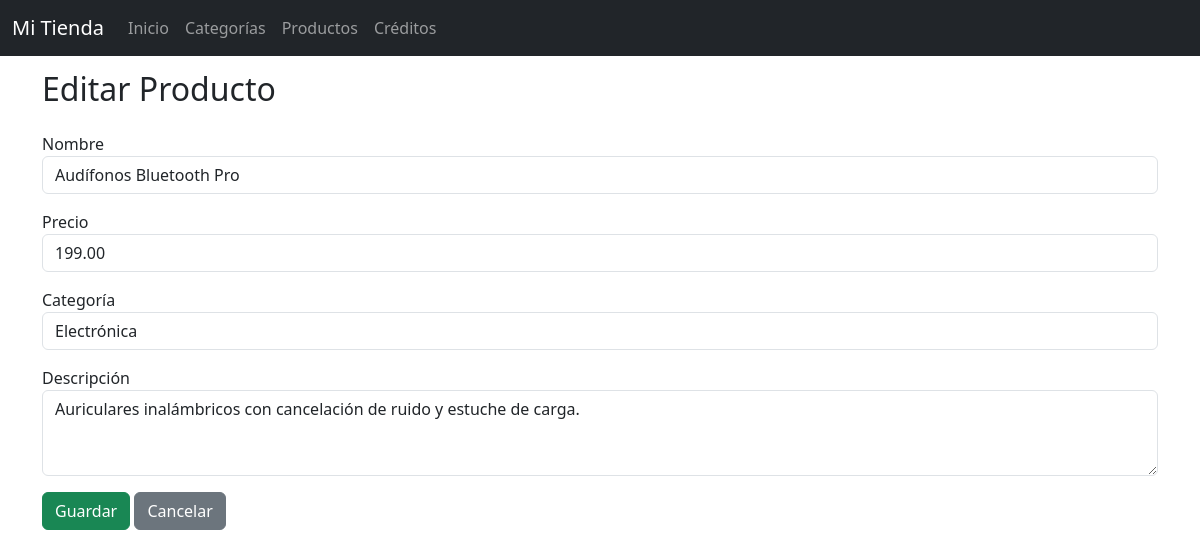
Page /productos/editar/1/ on the earlier database version.
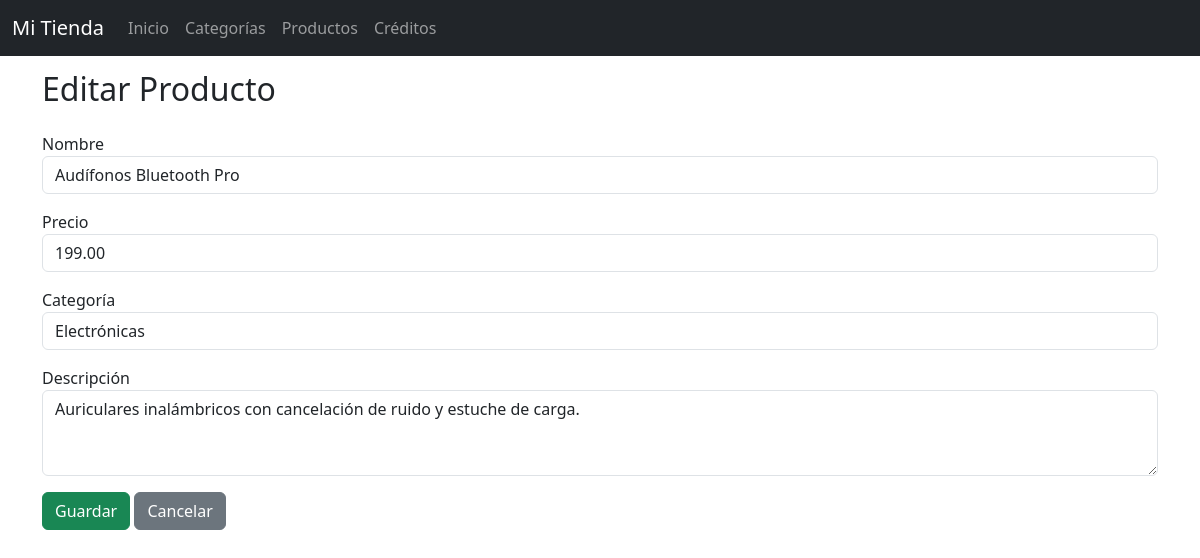
Same page on the later database version.
### core/models.py (models this page shows, shortened)
class Producto(models.Model):
    nombre = models.CharField(max_length=100)
    descripcion = models.TextField(blank=True, null=True)
    precio = models.DecimalField(max_digits=10, decimal_places=2)
    categoria = models.ForeignKey(Categoria, on_delete=models.CASCADE)

class Categoria(models.Model):
    nombre = models.CharField(max_length=100)
    descripcion = models.TextField(blank=True, null=True)

### core/views.py (the view, shortened to what this page needs)
# urls.py: path('productos/editar/<int:id>/', views.productos_editar, name='productos_editar'),
def productos_editar(request, id):
    producto = get_object_or_404(Producto, id=id)
    categorias = Categoria.objects.all()
    return render(request, 'core/productos_form.html', {
        "producto": producto,
        "categorias": categorias
    })

### core/templates/core/productos_form.html (shortened to what this page needs)
{% extends "base.html" %}
{% block content %}
<h2 class="mb-4">
    {% if producto %}Editar Producto{% else %}Nuevo Producto{% endif %}
</h2>
<form method="POST">
    <div class="mb-3">
        <label>Nombre</label>
        <input type="text" name="nombre" class="form-control"
               value="{{ producto.nombre|default:'' }}" required>
    </div>
    <div class="mb-3">
        <label>Precio</label>
        <input type="number" step="0.01" name="precio" class="form-control"
               value="{{ producto.precio|default:'' }}" required>
    </div>
    <div class="mb-3">
        <label>Categoría</label>
        <select name="categoria" class="form-control" required>
            {% for c in categorias %}
            <option value="{{ c.id }}"
                    {% if producto.categoria.id == c.id %}selected{% endif %}>
                {{ c.nombre }}
            </option>
            {% endfor %}
        </select>
    </div>
    <div class="mb-3">
        <label>Descripción</label>
        <textarea name="descripcion" class="form-control"
                  rows="3">{{ producto.descripcion|default:'' }}</textarea>
    </div>
    <button class="btn btn-success">Guardar</button>
    <a href="{% url 'productos_listado' %}" class="btn btn-secondary">Cancelar</a>
</form>
{% endblock %}

Differences in the rows shown:
changed through a linked row, Producto "Audífonos Bluetooth Pro": categoria "Electrónica" → "Electrónicas"
